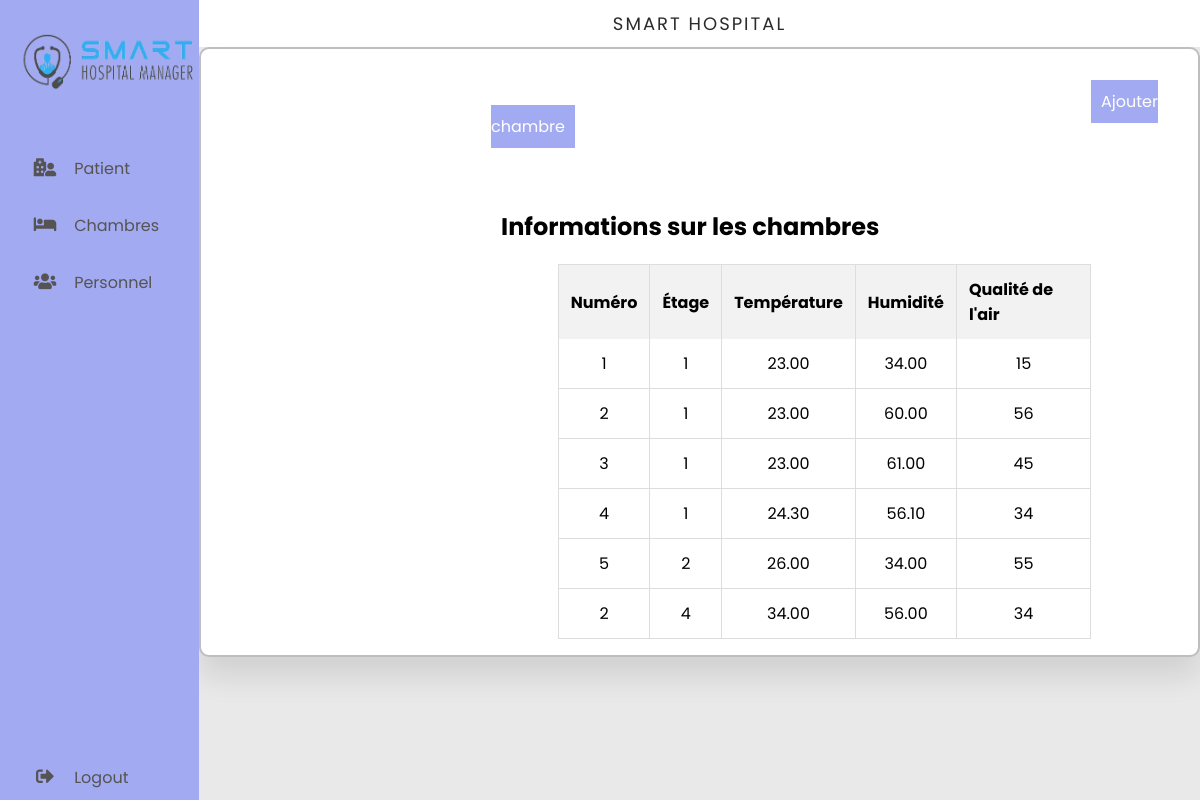
The page /chambre/ on the database as committed earlier.
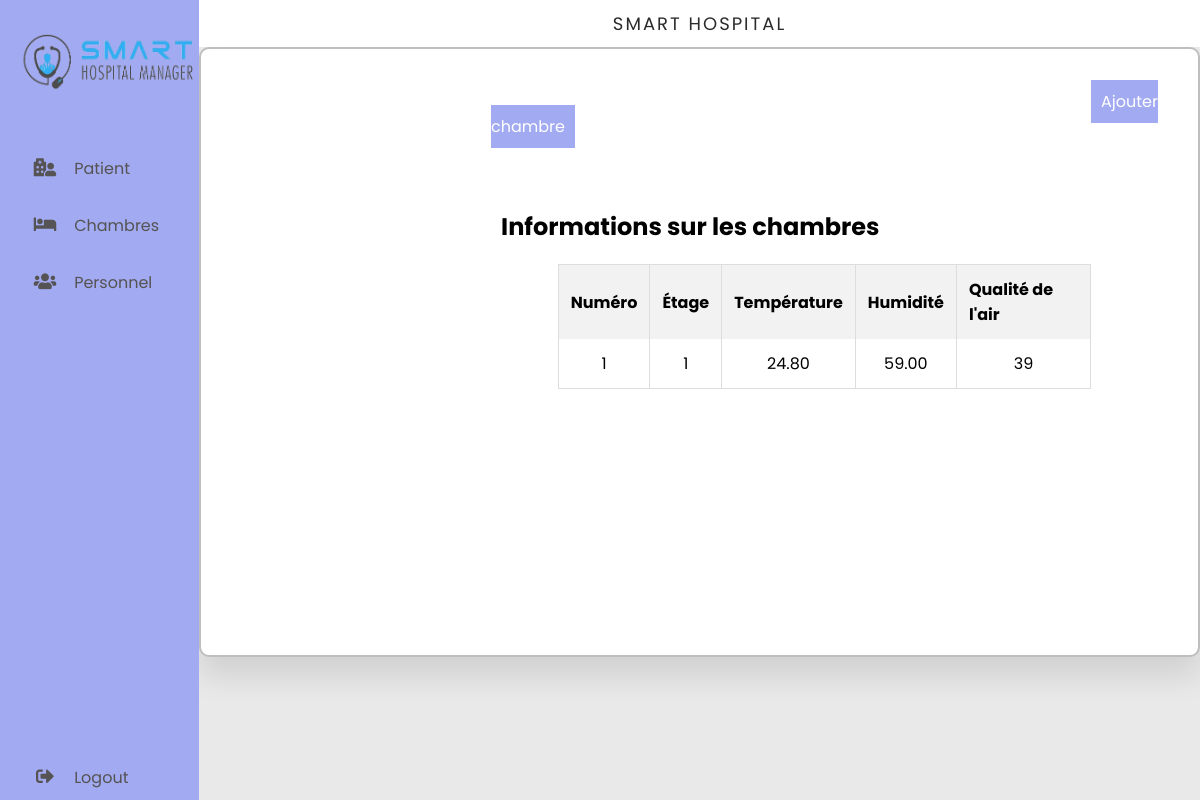
The same page on the database as committed later.
### myapp/models.py (models this page shows, shortened)
class Chambre(models.Model):
    id = models.AutoField(primary_key=True)
    numero = models.IntegerField()
    etage = models.IntegerField()
    temperature = models.DecimalField(max_digits=5, decimal_places=2, default=0)
    humidite = models.DecimalField(max_digits=5, decimal_places=2, default=0)
    qualite_air = models.CharField(max_length=100, default=0)
    class Meta:
        constraints = [
            models.UniqueConstraint(fields=['numero', 'etage'], name='unique_chambre')
        ]

### myapp/views.py (the view)
# urls.py: path('chambre/', chambre, name='chambre'),
@csrf_exempt
def chambre(request):
    if request.method == 'POST':
        temperature = request.POST.get('temperature')
        humidite = request.POST.get('humidite')
        qualite_air = request.POST.get('qualite_air')
        try:
            chambre = Chambre.objects.get(numero=1, etage=1)
            chambre.temperature = temperature
            chambre.humidite = humidite
            chambre.qualite_air = qualite_air
            chambre.save()
            return JsonResponse({'status': 'success'})
        except Chambre.DoesNotExist:
            return JsonResponse({'status': 'error', 'message': 'Chambre non trouvée'})
    else:
        chambres = Chambre.objects.all()
        return render(request, 'chambre.html', {'chambres': chambres})

### myapp/templates/chambre.html (shortened to what the changed rows need)
<!DOCTYPE html>
<html lang="en">
<head>
    <link rel="stylesheet" href="https://cdnjs.cloudflare.com/ajax/libs/font-awesome/5.15.4/css/all.min.css" />
    {% load static %}
    <link rel="stylesheet" href="{% static 'chambre.css' %}">
</head>
<body>
    <div class="container">
        <section class="main">
            <div class="job_card">
                <div class="job_details">
                    <div class="content">
                        <br><br><br>
                        <h1>Informations sur les chambres</h1>
                        <div style="text-align: center; width: 100%;">
                            <table id="chambres-table"
                                style="margin: 0 auto; border-collapse: collapse; width: 80%; border: 1px solid #ddd; border-radius: 5px;">
                                <thead>
                                    <tr style="background-color: #f2f2f2;">
                                        <th style="padding: 12px; border-right: 1px solid #ddd; text-align: left;">Numéro
                                        </th>
                                        <th style="padding: 12px; border-right: 1px solid #ddd; text-align: left;">Étage
                                        </th>
                                        <th style="padding: 12px; border-right: 1px solid #ddd; text-align: left;">
                                            Température</th>
                                        <th style="padding: 12px; border-right: 1px solid #ddd; text-align: left;">
                                            Humidité</th>
                                        <th style="padding: 12px; text-align: left;">Qualité de l'air</th>
                                    </tr>
                                </thead>
                                <tbody>
                                    {% for chambre in chambres %}
                                    <tr style="border-bottom: 1px solid #ddd;">
                                        <td style="padding: 12px; border-right: 1px solid #ddd;">{{ chambre.numero }}
                                        </td>
                                        <td style="padding: 12px; border-right: 1px solid #ddd;">{{ chambre.etage }}
                                        </td>
                                        <td style="padding: 12px; border-right: 1px solid #ddd;">{{ chambre.temperature}}</td>
                                        <td style="padding: 12px; border-right: 1px solid #ddd;">{{ chambre.humidite }}
                                        </td>
                                        <td style="padding: 12px;">{{ chambre.qualite_air }}</td>
                                    </tr>
                                    {% endfor %}
                                </tbody>
                            </table>
                        </div>
                    </div>
                </div>
            </div>
        </section>
    </div>
</body>
</html>

Rows that differ between the two databases and show on the page:
removed Chambre: numero "2", etage "1", temperature "23.00", humidite "60.00", qualite_air "56"
removed Chambre: numero "3", etage "1", temperature "23.00", humidite "61.00", qualite_air "45"
removed Chambre: numero "4", etage "1", temperature "24.30", humidite "56.10", qualite_air "34"
removed Chambre: numero "5", etage "2", temperature "26.00", humidite "34.00", qualite_air "55"
removed Chambre: numero "2", etage "4", temperature "34.00", humidite "56.00", qualite_air "34"
changed Chambre: temperature "23.00" → "24.80"; humidite "34.00" → "59.00"; qualite_air "15" → "39"
